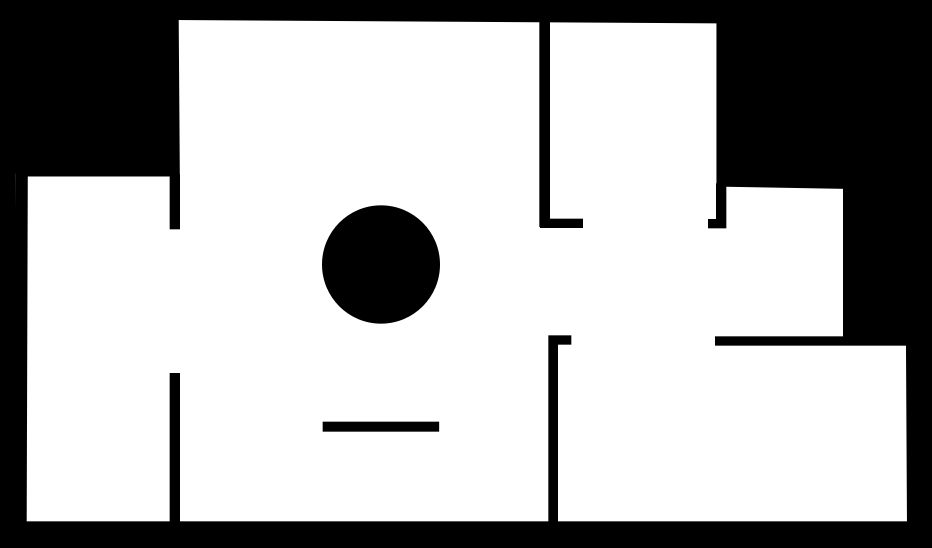
#> input picture map_2D/environments/filled_simple_floorplan_v2.png, 2796 x 1644 px, found by its file name (shown at 1/3 size)
$ python main2D.py
#> lines starting #> are read from the running program, lines starting #| are printed output that depends on the picture; after the words box and inside, x2 and y2 are one past the last pixel; in counts of white or black regions, pixels touching at a corner belong together
### map_2D/aux_funcs.py
#from asyncio.windows_events import NULL
import numpy as np


# [231 lines left out: functions array_shift, get_ground_truth_array, split_points_evenly, get_end_points, getTrainingData, neighbours_including_center and 6 more, not called in this run]

### Bayesian_Hilbert_Maps/BHM/original/sbhm.py
import numpy as np
import copy
import matplotlib.pylab as pl
# import pandas as pd
from sklearn.metrics.pairwise import rbf_kernel
import sys
# import util
import time as comp_timer
from sklearn.linear_model._base import LinearClassifierMixin, BaseEstimator
from scipy.special import expit
from scipy.linalg import solve_triangular

class SBHM(LinearClassifierMixin, BaseEstimator):
    def __init__(self, gamma=0.075*0.814, grid=None, cell_resolution=(5, 5), cell_max_min=None, X=None, calc_loss=False):
        """
        :param gamma: RBF bandwidth
        :param grid: if there are prespecified locations to hinge the RBF
        :param cell_resolution: if 'grid' is 'None', resolution to hinge RBFs
        :param cell_max_min: if 'grid' is 'None', realm of the RBF field
        :param X: a sample of lidar locations to use when both 'grid' and 'cell_max_min' are 'None'
        """
        self.gamma = gamma
        if grid is not None:
            self.grid = grid
        else:
            self.grid = self.__calc_grid_auto(cell_resolution, cell_max_min, X)
        self.calc_loss = calc_loss
        self.intercept_, self.coef_, self.sigma_ = [0], [0], [0]
        self.scan_no = 0
        print('D=', self.grid.shape[0])

    def __calc_grid_auto(self, cell_resolution, max_min, X):
        """
        :param X: a sample of lidar locations
        :param cell_resolution: resolution to hinge RBFs as (x_resolution, y_resolution)
        :param max_min: realm of the RBF field as (x_min, x_max, y_min, y_max)
        :return: numpy array of size (# of RNFs, 2) with grid locations
        """

        if max_min is None:
            # if 'max_min' is not given, make a boundarary based on X
            # assume 'X' contains samples from the entire area
            expansion_coef = 1.2
            x_min, x_max = expansion_coef*X[:, 0].min(), expansion_coef*X[:, 0].max()
            y_min, y_max = expansion_coef*X[:, 1].min(), expansion_coef*X[:, 1].max()
        else:
            x_min, x_max = max_min[0], max_min[1]
            y_min, y_max = max_min[2], max_min[3]

        xx, yy = np.meshgrid(np.arange(x_min, x_max, cell_resolution[0]), \
                             np.arange(y_min, y_max, cell_resolution[1]))
        grid = np.hstack((xx.ravel()[:, np.newaxis], yy.ravel()[:, np.newaxis]))

        return grid

    # [114 lines left out: functions __sparse_features, __lambda, __calc_loss, __calc_posterior, fit, predict_proba, not called in this run]

### map_2D/networks/agent2D.py
from map_2D.aux_funcs import *
from map_2D.networks.network_models_2D import initialize_network_FCQN
import matplotlib.pyplot as plt
from copy import deepcopy
import tensorflow.compat.v1 as tf
tf.disable_v2_behavior()
#> (this line was passed over: tensorflow is not available in this run)

class agent_2D:
    def __init__(self, BHM, min_max, LIDAR_pixel_range, ground_truth_map, starting_pos,
                 plot_dir, weights_dir, custom_load=None):

        self.BHM = BHM
        self.previous_BHM = None

        self.min_max = min_max
        self.x_min, self.x_max, self.y_min, self.y_max = self.min_max

        qxx, qyy = np.meshgrid(np.linspace(self.x_min, self.x_max, 224), np.linspace(self.y_min, self.y_max, 224))

        self.qX = np.hstack((qxx.ravel().reshape(-1, 1), qyy.ravel().reshape(-1, 1)))   # used for querying model, resolution arbitrary

        self.position = starting_pos
        self.previous_positions = set()
        self.previous_positions_map = np.zeros((1, 224, 224, 1), dtype=np.float32)
        self.previous_actions = set()
        self.steps_taken = 0
        self.range = LIDAR_pixel_range
        self.gt = ground_truth_map
        #self.curr_lstmstate_drone = tf.truncated_normal(shape=(1, 2, 52**2), stddev = 0.05).eval(session=tf.Session())

        # -------------------- Network to be trained -------------------------
        self.network_model = initialize_network_FCQN(plot_directory=plot_dir, save_weights_dir=weights_dir, custom_load_path=custom_load, )

    # [127 lines left out: functions reset, move_by_sequence, update_prev_pos_map, collect_data, show_model, get_free_mask and 1 more, not called in this run]

    def relative_entropy(self, BHM_model, baseline=0.5):
        occ_pred = BHM_model.predict_proba(self.qX)[:, 1]
        return np.sum((1 - occ_pred) * np.log((1 - occ_pred)/(1 - baseline)) + occ_pred * np.log(occ_pred / baseline))

    # [8 lines left out: function get_state, not called in this run]

    def relative_entropy_infer(self):
        RE = self.relative_entropy(self.BHM, baseline=0.5)
        return RE

### map_2D/main2D.py
# FROM THIS POINT OUT, LET COORD BE DESCRIBED AS X, Y.
# To interpret model output, since he gives in terms of 224x224 action space, the first index is actually row (which is Y)
# and the second index is width (which is X)
import Bayesian_Hilbert_Maps.BHM.original.sbhm as sbhm
from map_2D.aux_funcs import *
import map_2D.networks.agent2D as agent2D
import time
import map_2D.rrt_BHM as rrt_BHM
import matplotlib.pyplot as plt
valid_starting_points = [(113, 76), (52, 125), (182, 187), (81, 18), (75, 197), (193, 107), (151, 162)]  # X, Y

# Training map
gt = get_ground_truth_array(r'/Users/lucas/Desktop/PEDRA_2D_lstm/map_2D/environments/filled_simple_floorplan_v2.png')
#> in get_ground_truth_array, image_file is the input picture: PIL image 2796x1644 RGBA; mean R, G, B, A 176.7, 176.7, 176.7, 255
#> in get_ground_truth_array, `image = image_file.resize((224, 224))`:
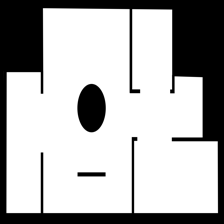
#> image: PIL image 224x224 RGBA; mean R, G, B, A 176.7, 176.7, 176.7, 255; transparent parts drawn white
#> in get_ground_truth_array, `image_array = np.array(image.convert('1')).astype(np.uint8)`:
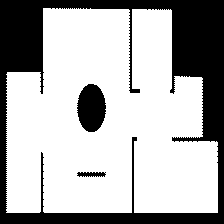
#> image_array: shape (224, 224); values 0 (black) and 1 (white), 69.4% white; 3 black regions, box (x1, y1, x2, y2) and area: (0, 0, 224, 224) 14163, (77, 84, 106, 132) 1077, (77, 172, 106, 177) 116
#plt.imshow(gt, 'Greys_r')
#plt.show()
# Paths
plot_dir = '/Users/lucas/Desktop/PEDRA_2D_lstm/map_2D/results/stats'
weights_dir = '/Users/lucas/Desktop/PEDRA_2D_lstm/map_2D/results/weights'
log_dir = '/Users/lucas/Desktop/PEDRA_2D_lstm/map_2D/results/log'

custom_load = r'/Users/lucas/Desktop/PEDRA_2D_lstm/map_2D/results/weights/drone_2D_testnew_6000'

# Initialise variables
iter = 0
max_iters = 6000
save_interval = max_iters // 3
level = 0   # if implementing switching starting positions
current_starting_pos_index = 0
episode = 0  # how many times drone completed exploration
moves_taken = 0
epsilon_saturation = 10000 #perhaps increase this
epsilon_model = 'exponential'
epsilon = 0  # start with drone always taking random actions
cum_return = 0
discount_factor = 0.9
Q_clip = False   # clips TD error to -1, 1
learning_rate = 1e-6
first_step = True

consecutive_fails = 0
max_consecutive_fails = 6  # for debugging purposes

# RRT variables
danger_radius = 5
occ_threshold = 0.7

# SBHM variables
gamma = 0.02
cell_res = (12, 12)
min_max = (0, 223, 0, 223)
LIDAR_max_range = 50    # in pixels

BHM = sbhm.SBHM(gamma=gamma, cell_resolution=cell_res, cell_max_min=min_max)

# agent
drone = agent2D.agent_2D(BHM=BHM, min_max=min_max, LIDAR_pixel_range=LIDAR_max_range, ground_truth_map=gt, starting_pos=valid_starting_points[current_starting_pos_index],
                         plot_dir=plot_dir, weights_dir=weights_dir, custom_load=custom_load)
#> (the run stopped early here; a loop or call above may not have finished)

$ run again, with map_2D/environments/filled_large_complex_floorplan.jpg saved as map_2D/environments/filled_simple_floorplan_v2.png
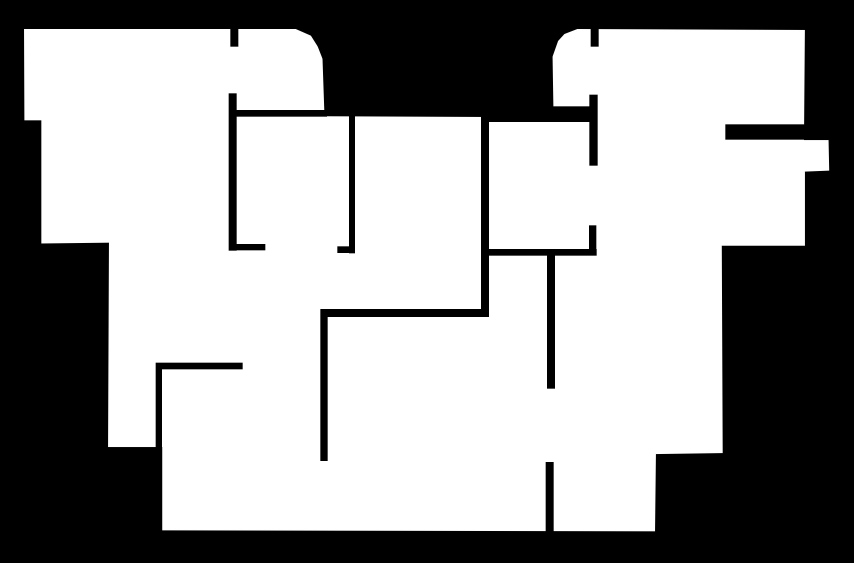
#> input picture map_2D/environments/filled_large_complex_floorplan.jpg, 2560 x 1687 px, found by its file name (shown at 1/3 size)
#> in get_ground_truth_array, image_file is the input picture: PIL image 2560x1687 RGB; min 0, max 255, mean 158.8
#> in get_ground_truth_array, `image = image_file.resize((224, 224))`:
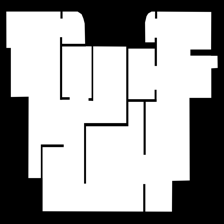
#> image: PIL image 224x224 RGB; min 0, max 255, mean 158.8
#> in get_ground_truth_array, `image_array = np.array(image.convert('1')).astype(np.uint8)`:
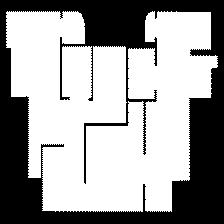
#> image_array: shape (224, 224); values 0 (black) and 1 (white), 62.3% white; 1 black region, box (x1, y1, x2, y2) and area: (0, 0, 224, 224) 18934
